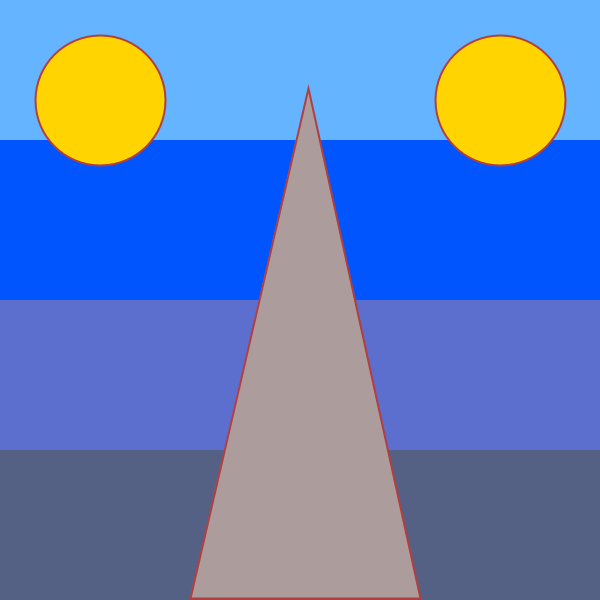
Frame 1 (no input)
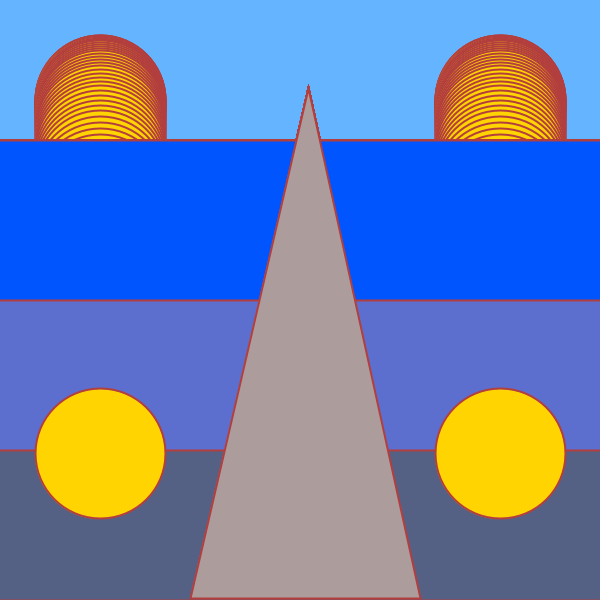
Frame 60 (the mouse pressed at the canvas centre just before this capture)
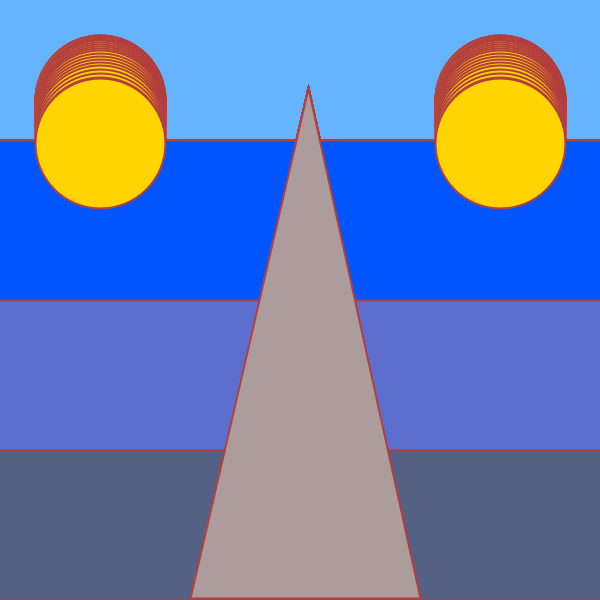
Frame 120 (the mouse held since frame 60 and released just before this capture)

The Processing sketch that drew these frames (run headless with seeded random() and noise(); from frame 60 on, the mouse is pressed at the canvas centre):

// Processing sketch: Representation_Of_Self_Richard_Cho_Redone_ish
// ── Representation_Of_Self_Richard_Cho_Redone_ish.pde
int z = 130;
float y = 100;
float speed = 0;
float gravity = 0.2;

void setup() {
  size(600, 600);
  background(100, 180, 255);
  rectMode(CENTER);
  ellipseMode(CENTER);
  noStroke();
  colorMode(HSB, 360, 100, 100);
  
  
}
void draw() {
  pushMatrix();
  //First Rectangle (Bottom)
  translate(0, 300);
  fill(224, 36.84, 52.5);
  rect(220, 220, 1000, 160);
  popMatrix();
  
  pushMatrix();
  //Second Rectangle (Middle)
  translate(0, 150);
  fill(230, 55, 81);
  rect(220, 220, 1000, 160);
  popMatrix();
  
  pushMatrix();
  //Third Rectangle (Top)
  fill(220, 150, 150);
  rect(220, 220, 1000, 160);
  popMatrix();
  
  pushMatrix();
  //Centered Triangle
  translate(width/2 - 60, height/2 - -188);
  fill(360, 10, 68);
  strokeWeight(2);
  stroke(360, 65, 70);
  triangle(-50, 110, 68, -400, 180, 110);
  popMatrix();

// background(210, 61, 100);
 y = y + speed;
 speed = speed + gravity;
 if(y > height - z/2) {
   speed = speed * -0.95;
 }
 fill(50, 100, 100);
 ellipse(100, y, z, z);
 ellipse(500, y, z, z);
// ellipse(width/2, y, z/2, z/2);
 
  
}
